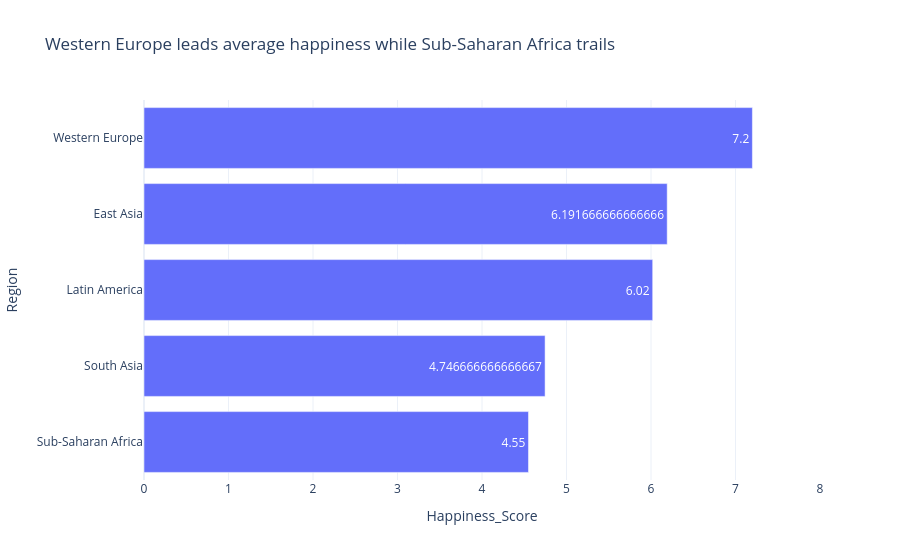

Notebook code cell kept with this figure:
### Code cell
region_avg=df.groupby('Region')['Happiness_Score'].mean().reset_index().sort_values('Happiness_Score')
fig=px.bar(region_avg,x='Happiness_Score',y='Region',orientation='h',text='Happiness_Score',
title='Western Europe leads average happiness while Sub-Saharan Africa trails')
fig.update_layout(template='plotly_white',xaxis=dict(range=[0,8]))
fig.show()
fig.show(renderer="png")

### Figure 1 — Plotly figure (JSON) as saved in the notebook; plotly's stock layout.template omitted (floating-point values rounded to 4 significant figures)
{"data": [{"hovertemplate": "Happiness_Score=%{text}<br>Region=%{y}<extra></extra>", "legendgroup": "", "marker": {"color": "#636efa", "pattern": {"shape": ""}}, "name": "", "orientation": "h", "showlegend": false, "text": [4.55, 4.747, 6.02, 6.192, 7.2], "textposition": "auto", "type": "bar", "x": [4.55, 4.747, 6.02, 6.192, 7.2], "xaxis": "x", "y": ["Sub-Saharan Africa", "South Asia", "Latin America", "East Asia", "Western Europe"], "yaxis": "y"}], "layout": {"barmode": "relative", "legend": {"tracegroupgap": 0}, "title": {"text": "Western Europe leads average happiness while Sub-Saharan Africa trails"}, "xaxis": {"anchor": "y", "domain": [0, 1], "range": [0, 8], "title": {"text": "Happiness_Score"}}, "yaxis": {"anchor": "x", "domain": [0, 1], "title": {"text": "Region"}}}}
